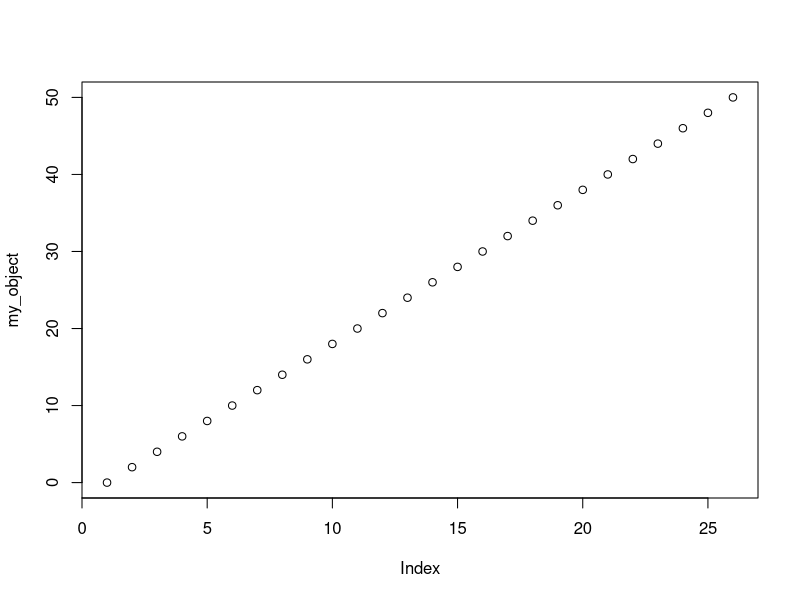

Source code (R):
# Replicate integer 1, 100 times
rep(1, 100)

# Assign return value of seq() to my_object, can view in the Environment pane (top-right)
my_object <- seq(from = 0, to = 50, by = 2)

# View my_object in the Console pane (bottom-left)
my_object

# Display visualization of my_object in Plots pane (bottom-right)
plot(my_object)

# Get and set the working directory
getwd()
setwd("/Users/derek/Desktop/MITx\ MicroMasters/Data\ Analysis\ for\ Social\ Scientists\ (14.310x)/Week_1")

# Install the readxl package so that its contents can be used elsewhere
install.packages("readxl")
library(readxl)

# Assign return values of calls to various R functions from the readxl package
my_EXCELdata <- read_excel("my_exceldata.xlsx")
my_CSVdata <- read.csv("my_csvdata.csv")

# View documentation for 
?sample
